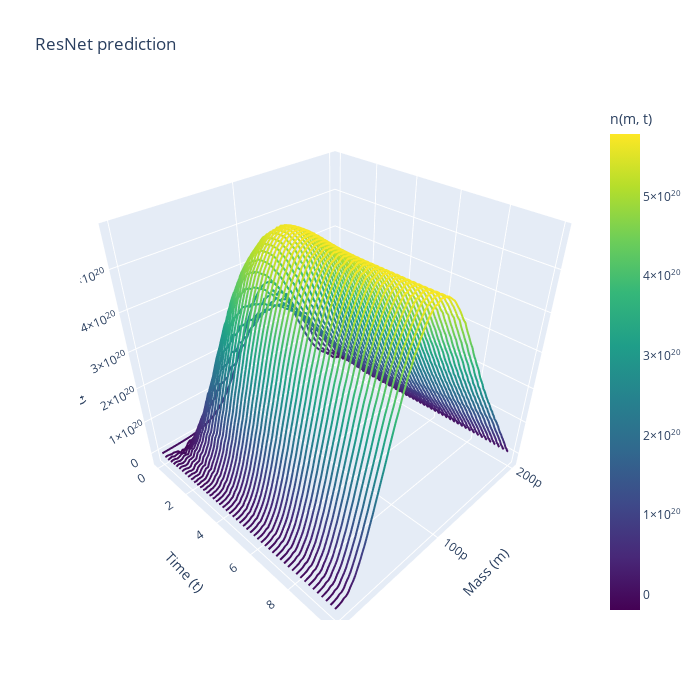

Source (notebook cell):
### Code cell
#prediction step
# state_dict = torch.load(r"Resnet_integro_diff_batch_2000_epoch_relu_4blocks_128.pth")
# model4.load_state_dict(state_dict)
n0=Dataset_validation[0]["n"][:,0]
S0=Dataset_validation[0]["initial_substrate"]
N_Resnet,S_Resnet = rollout(model=model4, n0=n0, s0=S0, steps=T-1, n_max=n_max, S_max=S_max,return_numpy=True)

plot_spaghetti(m=m,t=torch.linspace(0,10,T),N=N_Resnet,title="ResNet prediction")
biomass_Resnet  = (N_Resnet  * m.numpy()[:,None]).sum(axis=0) * delta_m.numpy()

plt.plot(t_eval,biomass_Resnet,label="ResNet Biomass prediction")
plt.plot(t_eval,S_Resnet,label="ResNet Substrate Prediction")
plt.legend()
plt.grid()
plt.show()
# model4.eval()
# torch.save(model4.state_dict(), 'Resnet_integro_diff_batch_2000_epoch_relu_4blocks_128.pth')
